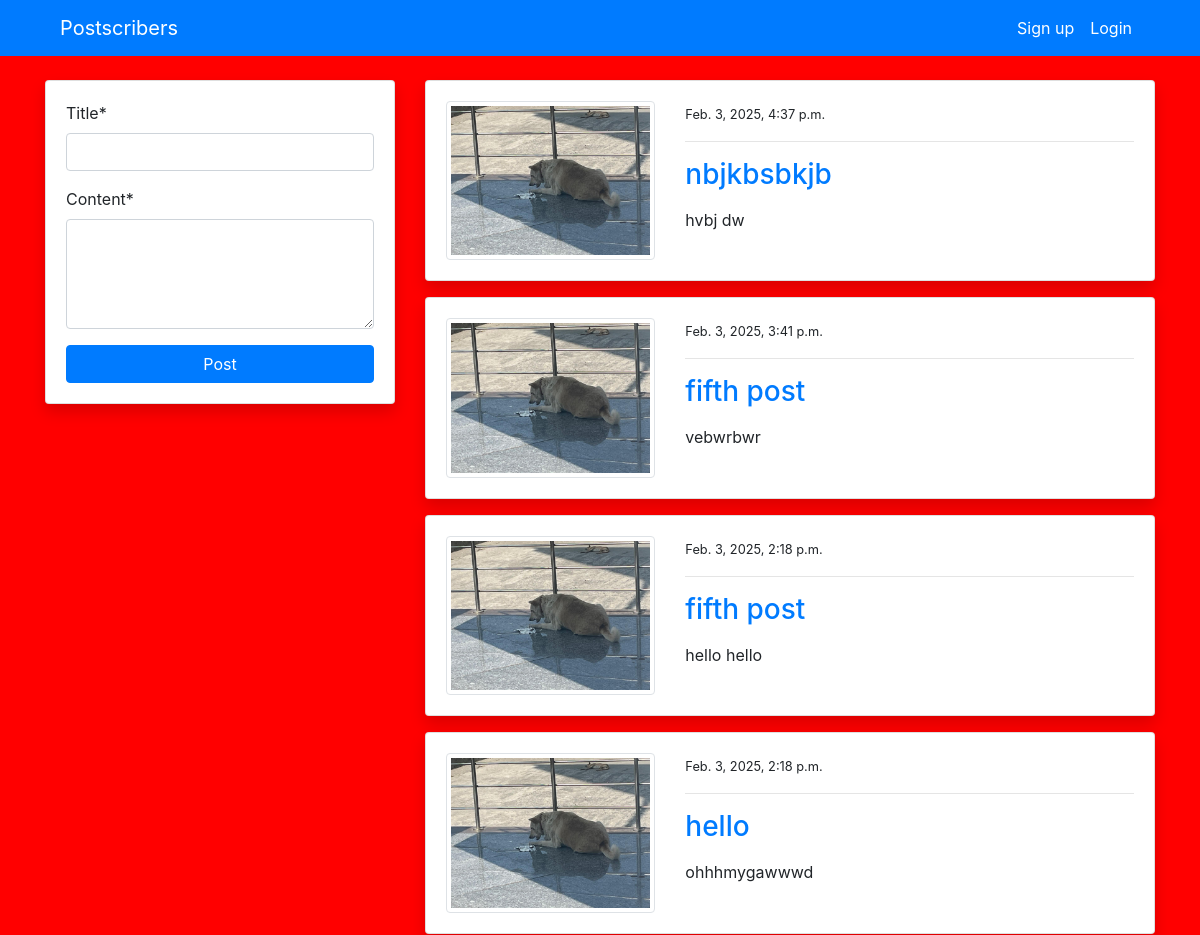
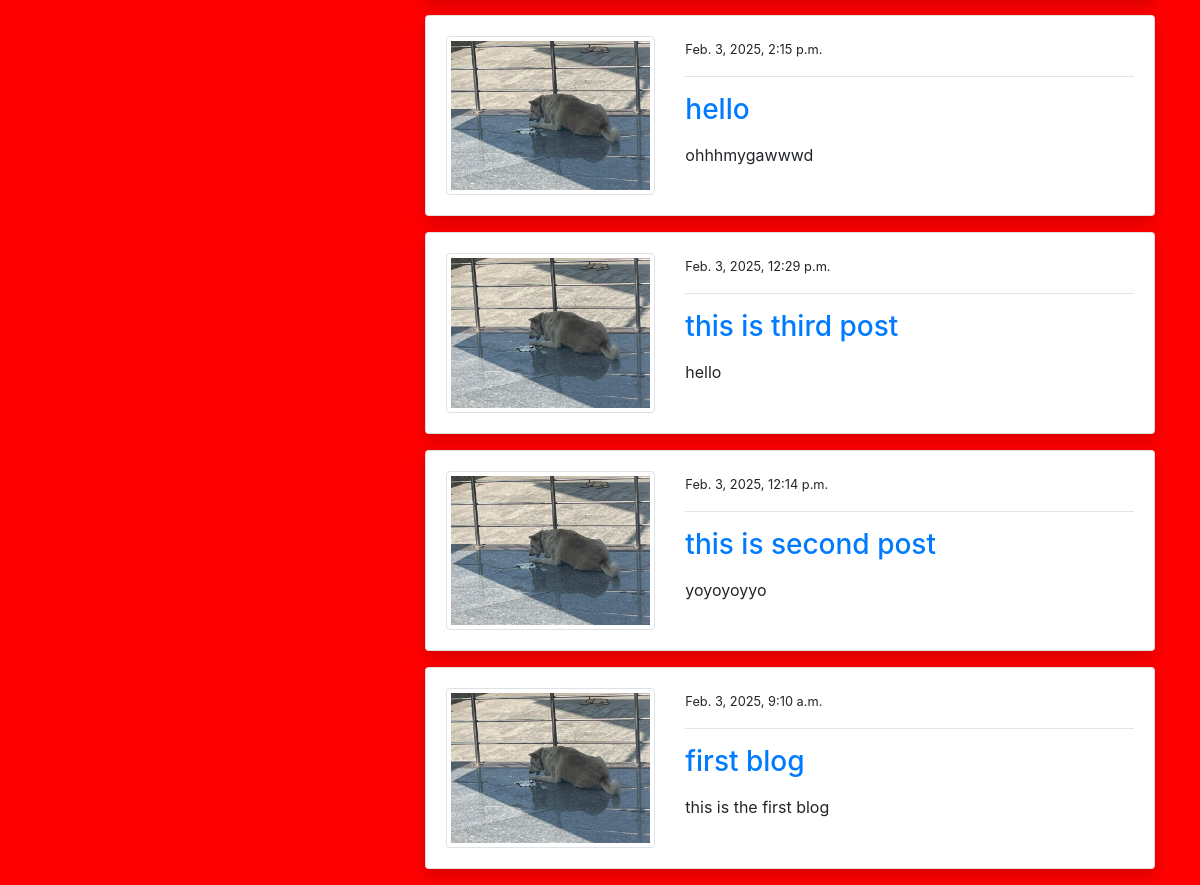
/blog/, run on an earlier commit of the app's database (2 pictures, top to bottom).
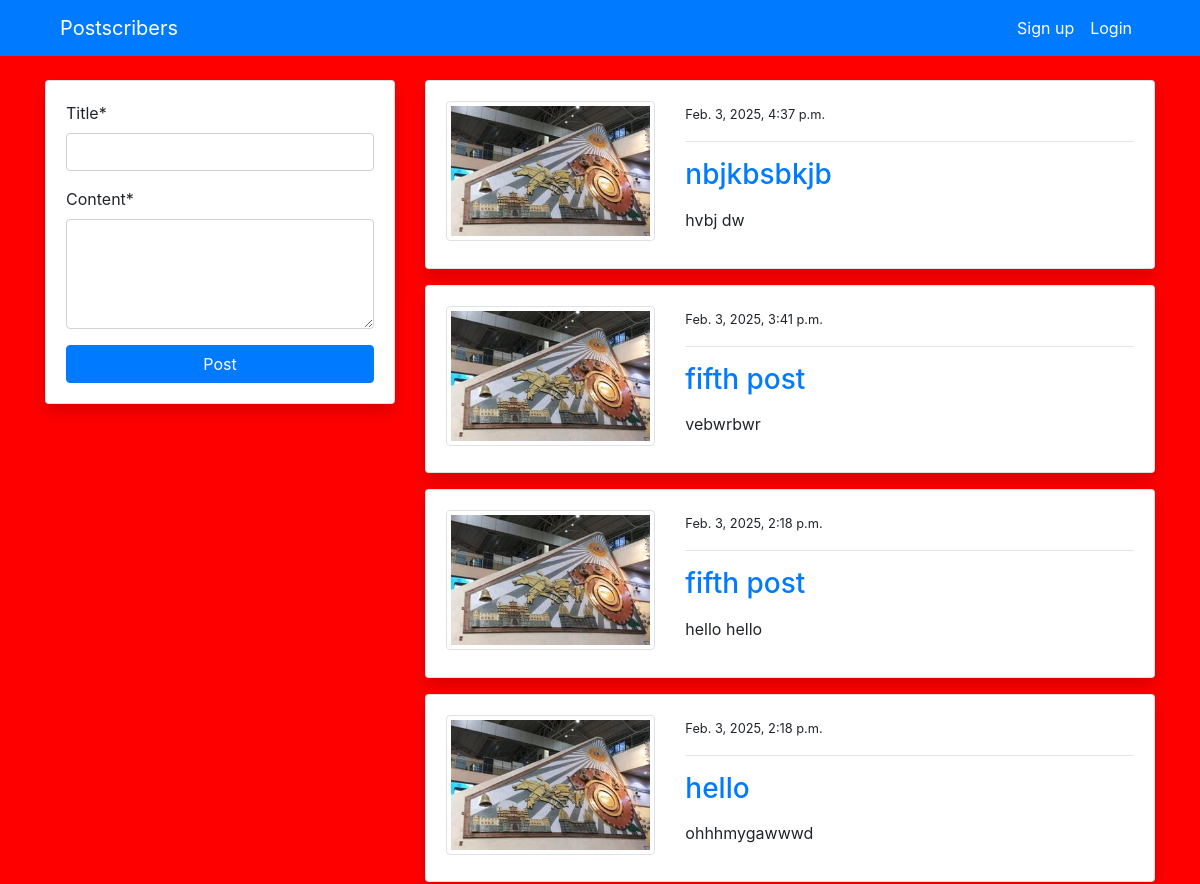
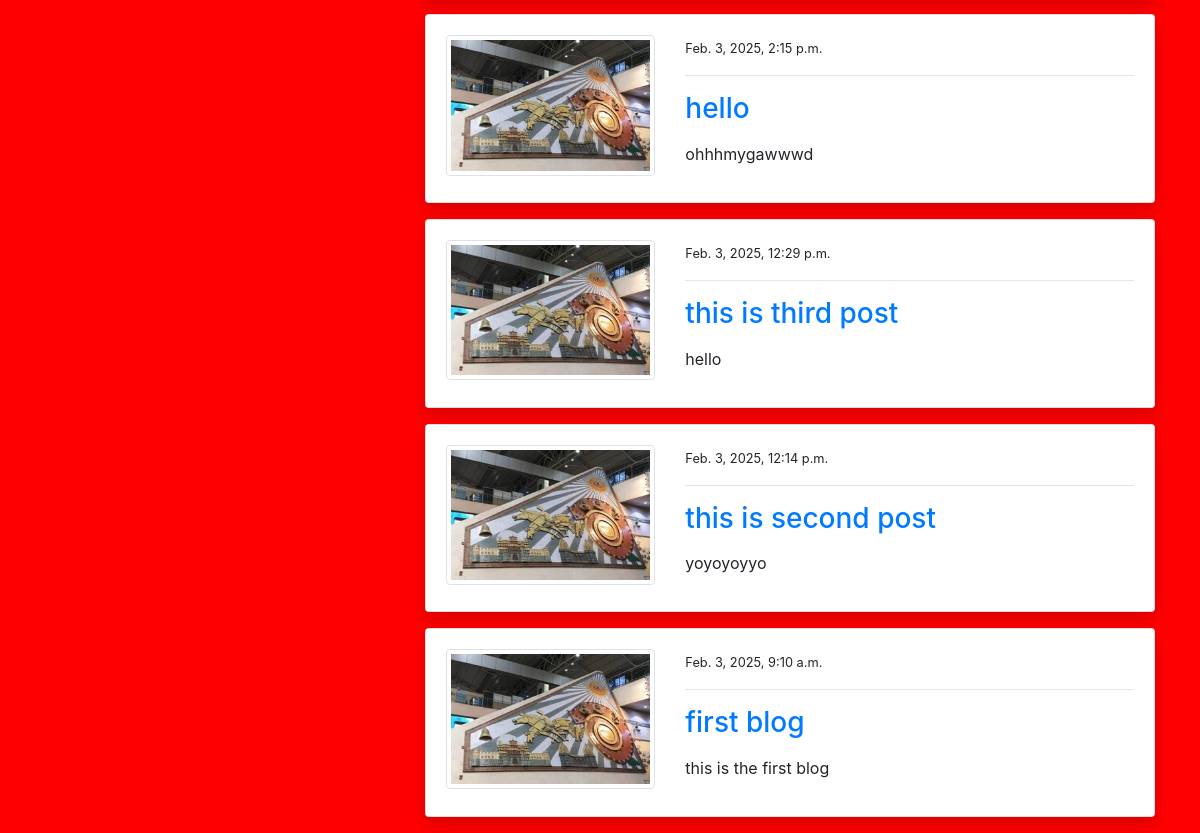
And on a later commit of the database (2 pictures, top to bottom).
### blog/models.py (models this page shows, shortened)
class Postmodel(models.Model):
    title = models.CharField(max_length = 100)
    content = models.TextField()
    author = models.ForeignKey(User,on_delete=models.CASCADE)
    date_created = models.DateTimeField(auto_now_add=True)
    class Meta:
        ordering = ('-date_created',)

### users/models.py (models this page shows, shortened)
class ProfileModel(models.Model):
    user = models.OneToOneField(User, on_delete=models.CASCADE)
    image = models.ImageField(default='default.jpg', upload_to='profile_pics')

### blog/views.py (the view)
# urls.py: path('blog/',views.index,name = 'blog-index'),
def index(request):
    posts = Postmodel.objects.all()
    if request.method == "POST":
        form = PostModelForm(request.POST)
        if form.is_valid():
            instance=form.save(commit=False)
            instance.author = request.user
            instance.save()
            return redirect('blog-index')
    else:
        form = PostModelForm()
    context = {
        'posts':posts,
        'form':form
    }
    return render(request,'blog/index.html',context)

### blog/forms.py
class PostModelForm(forms.ModelForm):
    content = forms.CharField(widget=forms.Textarea(attrs={'rows':4}))
    class Meta:
        model = Postmodel
        fields = ('title','content')

### templates/blog/index.html (shortened to what this page needs)
{%extends 'partials/base.html'%}
{% load crispy_forms_tags %}
{%block content%}
<div class="container">
    <div class="row mt-5 pt-3">
        <div class="col-md-4">
            <div class="card my-3 shadow">
                <div class="card-body ">
                    <form method="POST">
                        {{form|crispy}}
                        <input class = "btn btn-primary btn-block" type = "submit" value = "Post">
                    </form>
                </div>
            </div>
        </div>
        <div class="col-md-8">
            {%for post in posts%}
            <div class="card shadow my-3">
                <div class="card-body">
                    <div class="row">
                        <div class="col-md-4">
                            <img  class = "img-thumbnail"src="{{post.author.profilemodel.image.url}}" alt="img">
                        </div>
                        <div class="col-md-8">
                            <small>{{post.date_created}}</small>
                            <hr>
                            <a class = "h3"  href="">{{post.title}}</a>
                            <p class = "test-justify my-3">
                                {{post.content}}
                            </p>
                        </div>
                    </div>
                </div>
            </div>
            {% endfor %}
                    </div>
                </div>
            </div>
{%endblock%}

### templates/partials/base.html (shortened to what this page needs)
{% load static %}
<!doctype html>
<html lang="en">
<head>
    <link rel="stylesheet" href="https://cdn.jsdelivr.net/npm/bootstrap@4.6.0/dist/css/bootstrap.min.css"
>
    <link rel="stylesheet" href="{% static '/style.css' %}">
</head>
<body>
    {% include 'partials/nav.html' %}
    {% block content %}
    {% endblock %}
</body>
</html>

### templates/partials/nav.html (shortened to what this page needs)
<nav class="navbar navbar-expand-lg navbar-primary bg-primary fixed-top">
    <div class = "container">
      {% if request.user.is_authenticated %}
    <a class="navbar-brand text-white" href="{% url 'blog-index'%}">Postscribers</a>
    <button class="navbar-toggler" type="button" data-toggle="collapse" data-target="#navbarSupportedContent" aria-controls="navbarSupportedContent" aria-expanded="false" aria-label="Toggle navigation">
      <span class="navbar-toggler-icon"></span>
    </button>
    <div class="collapse navbar-collapse" id="navbarSupportedContent">
      <ul class="navbar-nav ml-auto">
        <li class="nav-item active">
          <a class="nav-link text-white" href="{% url 'users-profile' %}">Profile <span class="sr-only">(current)</span></a>
        </li>
        <li class="nav-item">
          <a class="nav-link text-white" href="{%url 'users-logout'%}">Logout</a>
        </li>
      </ul>
      {%else%}
      <div class = "container">
        <a class="navbar-brand text-white" href="#">Postscribers</a>
        <div class="collapse navbar-collapse" id="navbarSupportedContent">
          <ul class="navbar-nav ml-auto">
            <li class="nav-item active">
              <a class="nav-link text-white" href="{%url 'users-sign_up'%}">Sign up <span class="sr-only">(current)</span></a>
            </li>
            <li class="nav-item">
              <a class="nav-link text-white" href="{%url 'users-login'%}">Login</a>
            </li>
          </ul>
        {%endif%}
      </div>
    </div>
  </nav>

### static/style.css (style rules this page uses)
body { background-color: red; }

What changed in the data, as far as the page shows it:
changed through a linked row, Postmodel "nbjkbsbkjb": author.profilemodel.image: a different picture
changed through a linked row, Postmodel "vebwrbwr": author.profilemodel.image: a different picture
changed through a linked row, Postmodel "hello hello": author.profilemodel.image: a different picture
changed through a linked row, Postmodel (number 4 of 8 on the later page): author.profilemodel.image: a different picture
changed through a linked row, Postmodel "Feb. 3, 2025, 2:15 p.m.": author.profilemodel.image: a different picture
changed through a linked row, Postmodel "this is third post": author.profilemodel.image: a different picture
changed through a linked row, Postmodel "this is second post": author.profilemodel.image: a different picture
changed through a linked row, Postmodel "first blog": author.profilemodel.image: a different picture
